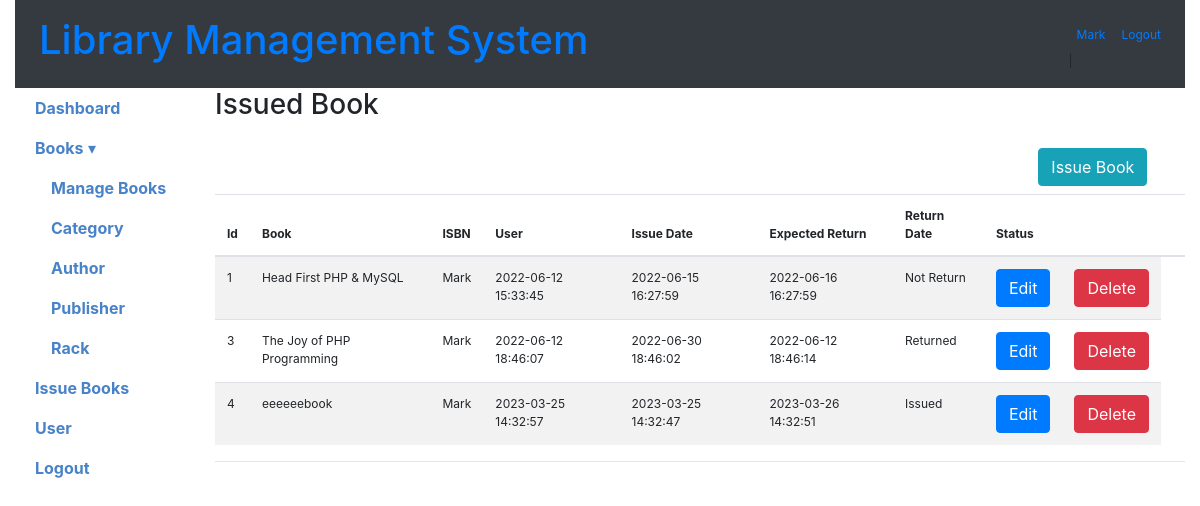
/list_issue_book (signed in), run on the app's committed database.
### tables this page shows
CREATE TABLE user (
  id INTEGER NOT NULL PRIMARY KEY AUTOINCREMENT,
  first_name TEXT,
  last_name TEXT,
  email TEXT UNIQUE,
  password TEXT,
  role TEXT CHECK(role IN ('admin', 'user')) DEFAULT 'admin'
);

CREATE TABLE issued_book (
  issuebookid INTEGER NOT NULL PRIMARY KEY AUTOINCREMENT,
  bookid INTEGER NOT NULL,
  userid INTEGER NOT NULL,
  issue_date_time TEXT NOT NULL DEFAULT (datetime('now')),
  expected_return_date TEXT NOT NULL,
  return_date_time TEXT NOT NULL,
  status TEXT CHECK(status IN ('Issued', 'Returned', 'Not Return')) NOT NULL
);

CREATE TABLE book (
  bookid INTEGER NOT NULL PRIMARY KEY AUTOINCREMENT,
  categoryid INTEGER NOT NULL,
  authorid INTEGER NOT NULL,
  rackid INTEGER NOT NULL,
  name TEXT NOT NULL,
  picture TEXT NOT NULL,
  publisherid INTEGER NOT NULL,
  isbn TEXT NOT NULL,
  no_of_copy INTEGER NOT NULL,
  status TEXT CHECK(status IN ('Enable', 'Disable')) NOT NULL,
  added_on TEXT NOT NULL DEFAULT (datetime('now')),
  updated_on TEXT NOT NULL DEFAULT (datetime('now'))
);

### app.py (the view)
@app.route("/list_issue_book", methods=['GET', 'POST'])
def list_issue_book():
    if 'loggedin' in session:
        conn = get_db_connection()
        cursor = conn.cursor()
        cursor.execute('''SELECT issued_book.issuebookid,
                       issued_book.issue_date_time, issued_book.expected_return_date,
                       issued_book.return_date_time, issued_book.status, book.name AS book_name, book.isbn, user.first_name,
                       user.last_name FROM issued_book LEFT JOIN book ON book.bookid = issued_book.bookid LEFT JOIN
                       user ON user.id = issued_book.userid''')
        issue_books = cursor.fetchall()
        cursor.execute("SELECT bookid, name FROM book")
        books = cursor.fetchall()
        cursor.execute("SELECT id, first_name, last_name FROM user")
        users = cursor.fetchall()
        conn.close()
        return render_template("issue_book.html", issue_books=issue_books, books=books, users=users)
    return redirect(url_for('login'))

### app.py (called while the page is built)
def get_db_connection():
    conn = sqlite3.connect('library-system.db')
    conn.row_factory = sqlite3.Row
    return conn

### templates/issue_book.html (shortened to what this page needs)
{% include 'header.html' %}
<body>
  <div class="container-fluid" id="main">
	{% include 'top_menus.html' %}
    <div class="row row-offcanvas row-offcanvas-left">
	  {% include 'left_menus.html' %}
      <div class="col-md-9 col-lg-10 main col-md-2">
		<h3>Issued Book</h3>
			<br>
			<div class="float-right mb-2 col-md-2">
				<button type="button" id="issueBook" class="btn btn-info" title="Add book"><span class="glyphicon glyphicon-plus">Issue Book</span></button>
			</div>
			<br><br>
			<table class="table table-striped">
			<thead>
			  <tr>
				<th>Id</th>
				<th>Book</th>
				<th>ISBN</th>
				<th>User</th>
				<th>Issue Date</th>
				<th>Expected Return</th>
				<th>Return Date</th>
				<th>Status</th>
				<th></th>
				<th></th>
			  </tr>
			</thead>
			<tbody>
			  {% for issue_book in issue_books %}
				  <tr>
					<td>{{issue_book.issuebookid}}</td>
					<td>{{issue_book.book_name}}</td>
					<td>{{issue_book.first_name}}</td>
					<td>{{issue_book.issue_date_time}}</td>
					<td>{{issue_book.expected_return_date}}</td>
					<td>{{issue_book.return_date_time}}</td>
					<td>{{issue_book.status}}</td>
					<td><a href="{{url_for('edit_issue_book', issuebookid=issue_book.issuebookid)}}" class="btn btn-primary">Edit</a></td>
					<td><a href="{{url_for('delete_issue_book', issuebookid=issue_book.issuebookid)}}" class="btn btn-danger">Delete</a></td>
				  </tr>
			{% endfor %}
			</tbody>
		  </table>
        <hr>
       </div>
      </div>
    </div>
  </body>
</html>

### templates/top_menus.html (shortened to what this page needs)
<nav class="navbar navbar-expand-sm bg-dark">
    <div class="navbar-collapse collapse" id="collapsingNavbar">
      <ul class="navbar-nav">
        <li class="nav-item active">
           <h1><a class="nav-link" href="#">Library Management System <span class="sr-only">LMS</span></a></h1>
        </li>
      </ul>
	  <ul class="navbar-nav ml-auto">
		{% if session['userid'] %}
			<li class="nav-item">
				<a class="nav-link" href="#">{{session.name}} </a> |
			</li>
			<li class="nav-item">
			  <a class="nav-link" href="{{ url_for('logout') }}"> Logout</a>
			</li>
		{% else %}
			<li class="nav-item">
				  <a class="nav-link" href="index.php">Login</a>
			</li>
		{% endif %}
      </ul>
    </div>
  </nav>

### static/style/dashboard.css (style rules this page uses)
body { font-size:12px; }

### data on the page
user: name "Mark"
issued_book: issuebookid "1", book_name "Head First PHP & MySQL", first_name "Mark", issue_date_time "2022-06-12 15:33:45", expected_return_date "2022-06-15 16:27:59", return_date_time "2022-06-16 16:27:59", status "Not Return"
issued_book: issuebookid "3", book_name "The Joy of PHP Programming", first_name "Mark", issue_date_time "2022-06-12 18:46:07", expected_return_date "2022-06-30 18:46:02", return_date_time "2022-06-12 18:46:14", status "Returned"
issued_book: issuebookid "4", book_name "eeeeeebook", first_name "Mark", issue_date_time "2023-03-25 14:32:57", expected_return_date "2023-03-25 14:32:47", return_date_time "2023-03-26 14:32:51", status "Issued"
